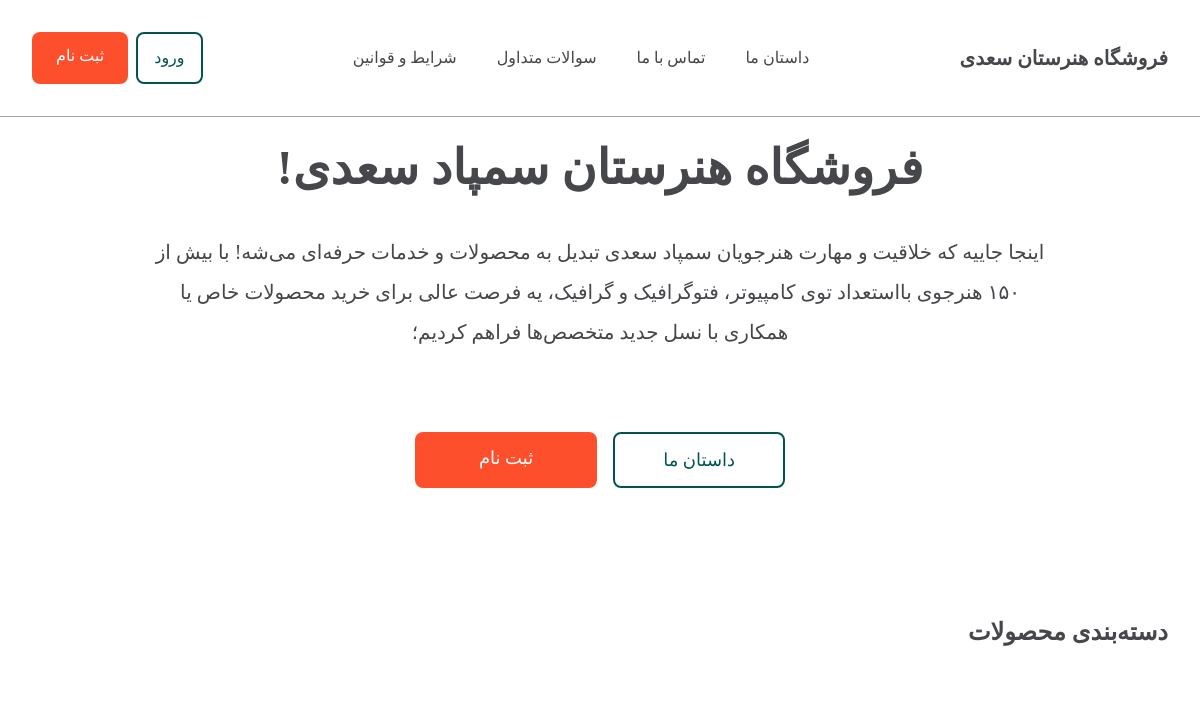
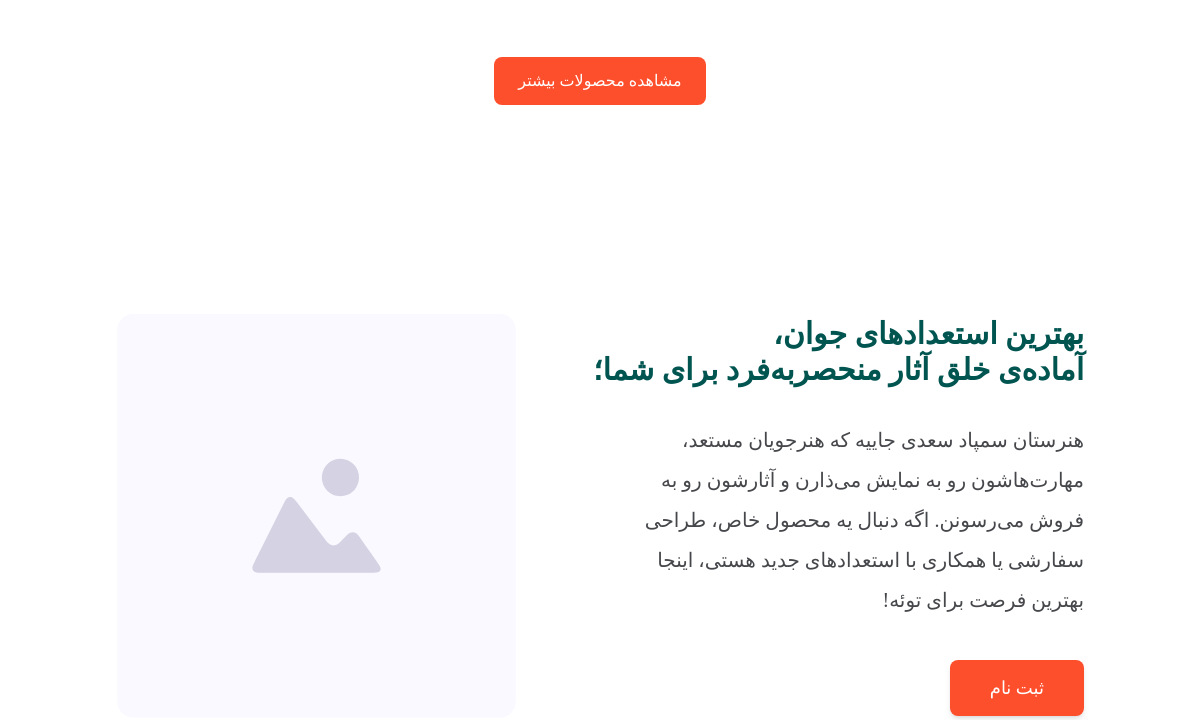
Before: / (upper part) with the older database file (2 pictures, top to bottom).
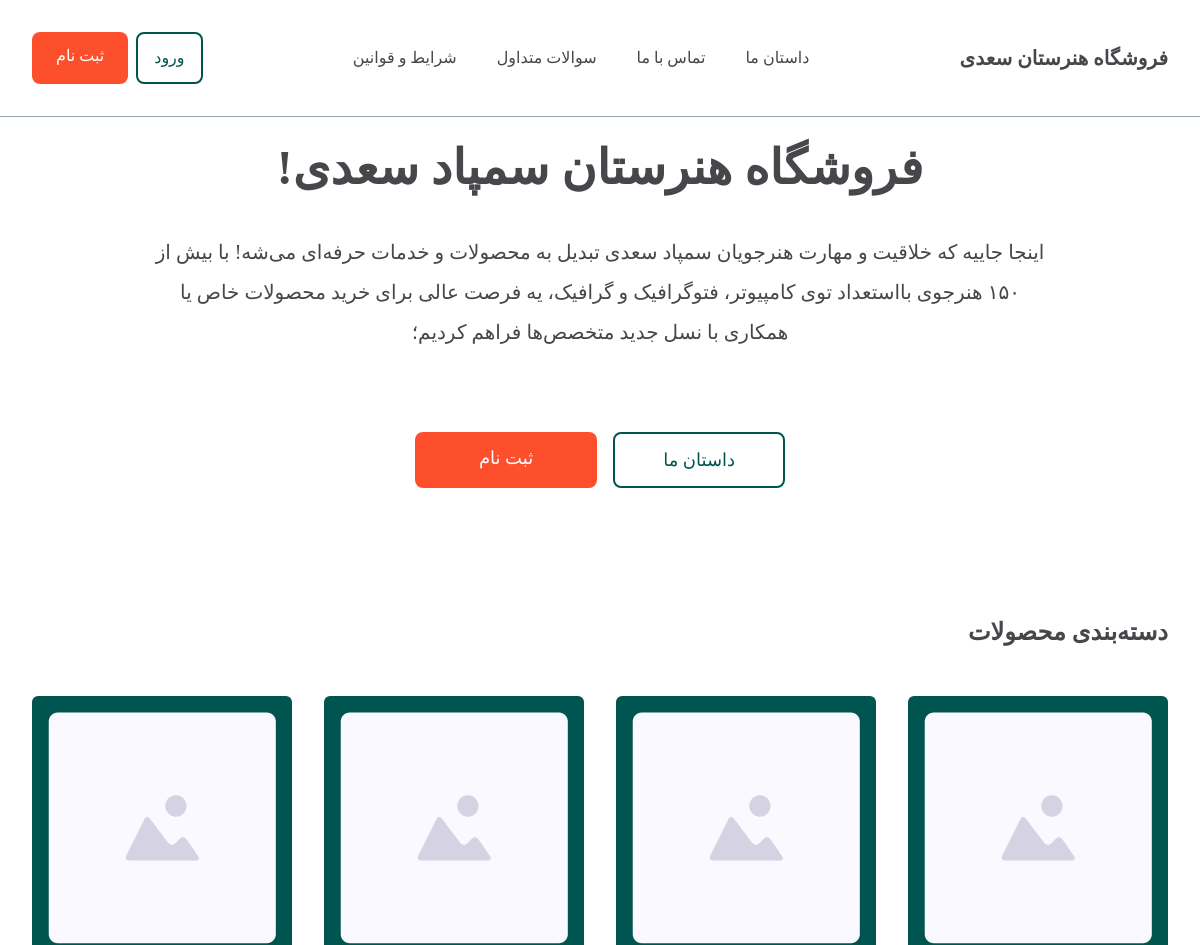
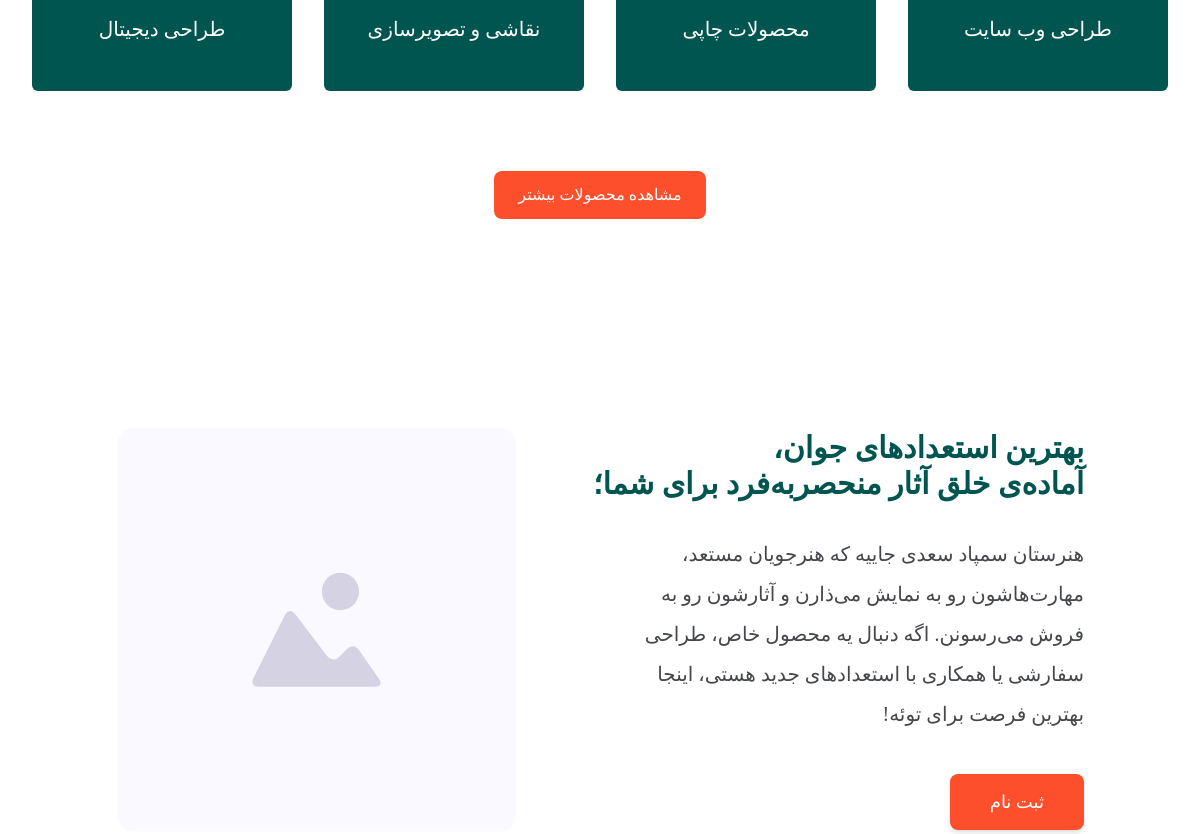
After: the same page with the newer database file (2 pictures, top to bottom).
### home/models.py (models this page shows, shortened)
class Products(models.Model):
    title = models.CharField(max_length=200)
    text = models.TextField(help_text="Plase Enter Your Text Here ", max_length=10000)

### home/views.py (the view)
# urls.py: path('', Products_list, name='Products_list'),
def Products_list(request):
    products = Products.objects.all()
    context = {
        'products': products
    }
    return render(request, 'home/index.html', context)

### home/templates/home/index.html (shortened to what this page needs)
{% extends "shared/main_layout.html" %}
{% load static %}
{% block content %}
  <main class="pt-16  min-h-screen">
    <section class="flex justify-center items-center py-10 md:py-20 px-4 sm:px-6 lg:px-8">
      <div class="text-darkgray text-center max-w-4xl mx-auto">
        <h1 class="font-bold text-2xl sm:text-3xl md:text-4xl lg:text-5xl pb-6 md:pb-10">
          فروشگاه هنرستان سمپاد سعدی!
        </h1>
        <p class="text-base sm:text-lg md:text-xl leading-relaxed md:leading-loose">
          اینجا جاییه که خلاقیت و مهارت هنرجویان سمپاد سعدی تبدیل به محصولات و خدمات
          <span class="block sm:inline">حرفه‌ای می‌شه! با بیش از ۱۵۰ هنرجوی بااستعداد توی کامپیوتر، فتوگرافیک و گرافیک،</span>
          <span class="block sm:inline">یه فرصت عالی برای خرید محصولات خاص یا همکاری با نسل جدید متخصص‌ها فراهم کردیم؛</span>
        </p>
        <div class="flex flex-col sm:flex-row justify-center gap-4 pt-12 md:pt-20">
          <a href="#" class="px-4 sm:px-6 md:px-8 lg:px-12 py-2 md:py-3 text-dark-teal border-2 border-dark-teal rounded-lg hover:bg-dark-teal hover:text-white transition text-sm sm:text-base md:text-lg">
            داستان ما
          </a>
          <a href="#" class="px-4 sm:px-6 md:px-8 lg:px-16 py-2 md:py-3 text-white bg-Orange rounded-lg hover:bg-bright-orange transition text-sm sm:text-base md:text-lg hover:shadow-lg transform hover:-translate-y-1">
            ثبت نام
          </a>
        </div>
      </div>
    </section>
    <section class="flex flex-col items-center justify-center py-12 px-4 sm:px-6 lg:px-8">
      <div class="w-full max-w-6xl mx-auto">
        <h2 class="text-2xl sm:text-3xl md:text-2xl font-semibold mb-8 md:mb-12 text-darkgray text-right w-full">
          دسته‌بندی محصولات
        </h2>
      </div>
      <div class="grid grid-cols-1 sm:grid-cols-2 lg:grid-cols-4 gap-4 md:gap-6 lg:gap-8 w-full max-w-6xl">
        {%  for product in products  %}
              <div class="bg-dark-teal p-4 rounded-md flex flex-col items-center text-center hover:scale-105 transition-transform">
                <img src="{% static "home/public/images/Image Placeholder.svg" %}" alt="طراحی دیجیتال" class="object-contain mb-4">
                <h3 class="text-white text-lg md:text-xl font-medium mb-8">{{ product.title }}</h3>
              </div>
        {%  endfor  %}
      </div>
      <a href="#" class="px-6 py-2 md:px-6 md:py-3 text-white bg-Orange rounded-lg hover:bg-bright-orange transition-all duration-300 text-sm md:text-base hover:shadow-lg transform hover:-translate-y-1 mt-10 md:mt-20">
        مشاهده محصولات بیشتر
      </a>
    </section>
    <section class="mt-32 md:mt-40 flex flex-col md:flex-row items-center justify-center px-4 sm:px-6 md:px-8">
      <div class="w-full mb-8 md:mb-0 md:w-auto md:order-2">
        <img src="{% static "home/public/images/Image Placeholder.svg" %}" alt="استعدادهای هنرستان سمپاد سعدی" class="w-full md:w-[400px]">
      </div>
      <div class="w-full lg:w-1/2 md:order-1 text-right">
        <p class="text-dark-teal font-semibold text-xl sm:text-2xl md:text-3xl mb-4 sm:mb-6 md:mb-8">
          بهترین استعدادهای جوان،<br>
          آماده‌ی خلق آثار منحصربه‌فرد برای شما؛
        </p>
        <p class="text-darkgray text-base sm:text-lg md:text-xl leading-relaxed md:leading-loose mb-6 sm:mb-8 md:mb-10 w-full sm:w-5/6 md:w-4/5 mx-auto md:mx-0">
          هنرستان سمپاد سعدی جاییه که هنرجویان مستعد، مهارت‌هاشون رو به نمایش می‌ذارن و آثارشون رو به فروش می‌رسونن. اگه دنبال یه محصول خاص، طراحی سفارشی یا همکاری با استعدادهای جدید هستی، اینجا بهترین فرصت برای توئه!
        </p>
        <div class="mt-6 sm:mt-8 md:mt-10 flex justify-center md:justify-start">
          <a href="#" class=" inline-block px-5 py-2 sm:px-6 sm:py-2.5 md:px-8 md:py-3 lg:px-10 lg:py-3.5 text-white bg-Orange rounded-lg hover:bg-bright-orange transition-all duration-300 text-sm sm:text-base md:text-lg font-medium shadow-md hover:shadow-lg transform hover:-translate-y-1">
            ثبت نام
          </a>
        </div>
      </div>
    </section>
  </main>
{% endblock content  %}

### templates/shared/main_layout.html (shortened to what this page needs)
{% load static %}
<!DOCTYPE html>
<html lang="en">
<head>
    <link rel="stylesheet" href="{% static "home/styles/output.css" %} ">
    <link rel="stylesheet" href="{% static "home/public/fonts/fontiran.css" %} ">
    <link rel="stylesheet" href="https://cdnjs.cloudflare.com/ajax/libs/font-awesome/6.4.0/css/all.min.css">
</head>
<body dir="rtl" >
    {% include "shared/header.html" %}
    {% block content %}{% endblock content %}
</body>
</html>

### templates/shared/header.html (shortened to what this page needs)
{% load static %}
<header class="fixed flex items-center justify-between p-4 md:p-8 border-b border-grayblue w-full z-[999] duration-300 bg-white">
    <h2 class="text-darkgray font-semibold text-xl">فروشگاه هنرستان سعدی</h2>
    <nav class="hidden md:flex text-darkgray font-medium gap-6 md:gap-10">
      <a href="#" class="hover:text-dark-teal transition">داستان ما</a>
      <a href="#" class="hover:text-dark-teal transition">تماس با ما</a>
      <a href="#" class="hover:text-dark-teal transition">سوالات متداول</a>
      <a href="#" class="hover:text-dark-teal transition">شرایط و قوانین</a>
    </nav>
    <div class="hidden md:flex gap-2">
      <a href="#" class="px-3 md:px-4 py-2 md:py-3 text-dark-teal border-2 border-dark-teal rounded-lg hover:bg-dark-teal hover:text-white transition">ورود</a>
      <a href="#" class="px-4 md:px-6 py-2 md:py-3 text-white bg-Orange rounded-lg hover:bg-bright-orange transition">ثبت نام</a>
    </div>
  </header>

### templates/shared/footer.html (shortened to what this page needs)
{% load static %}

Changed rows visible on the page:
added Products: title "طراحی وب سایت"
added Products: title "محصولات چاپی"
added Products: title "نقاشی و تصویر‌سازی"
added Products: title "طراحی دیجیتال"
